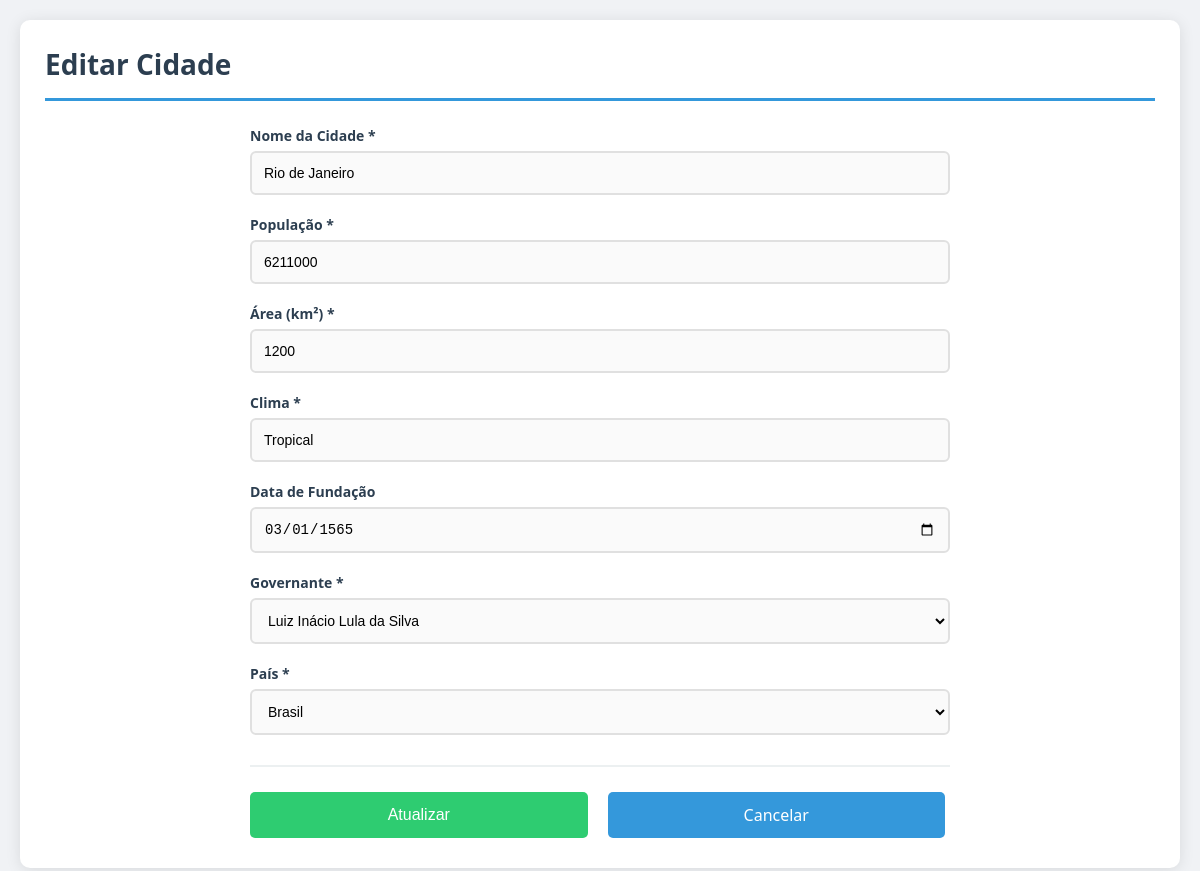
Page /cidades/editar.php?id=2 on the committed database.
### tables this page shows
CREATE TABLE Cidades(
	pk_cidade INT PRIMARY KEY AUTO_INCREMENT,
    nome VARCHAR(90) NOT NULL,
    populacao INT NOT NULL,
    area INT NOT NULL,
    clima VARCHAR(90) NOT NULL,
    dt_fundacao DATE,
    fk_governante INT NOT NULL,
    fk_pais INT NOT NULL,
    FOREIGN KEY (fk_governante) REFERENCES Governantes(pk_governante),
    FOREIGN KEY (fk_pais) REFERENCES Paises(pk_pais)
);

CREATE TABLE Governantes(
	pk_governante INT PRIMARY KEY AUTO_INCREMENT,
    nome VARCHAR(90) NOT NULL,
    partido_politico VARCHAR(90) NOT NULL,
    dt_nascimento DATE NOT NULL,
    idade TINYINT NOT NULL,
    dt_inicio_mandato DATE NOT NULL,
    dt_fim_mandato DATE NOT NULL
);

CREATE TABLE Paises(
	pk_pais INT PRIMARY KEY AUTO_INCREMENT,
	nome VARCHAR(90) NOT NULL UNIQUE,
    populacao BIGINT NOT NULL,
    area DECIMAL(15,2) NOT NULL,
    idioma VARCHAR(45) NOT NULL,
    clima VARCHAR(90) NOT NULL,
    regime_politico VARCHAR(90) NOT NULL,
    moeda VARCHAR(45) NOT NULL,
    fk_governante INT NOT NULL,
    fk_continente INT NOT NULL,
    FOREIGN KEY (fk_governante) REFERENCES Governantes(pk_governante),
    FOREIGN KEY (fk_continente) REFERENCES Continentes(pk_continente)
);

### cidades/editar.php (the view, shortened to what this page needs)
<?php
include '../config.php';
$id = isset($_GET['id']) ? $_GET['id'] : 0;
$stmt = $pdo->prepare("SELECT * FROM Cidades WHERE pk_cidade = ?");
$stmt->execute([$id]);
$cidade = $stmt->fetch();
$paises = $pdo->query("SELECT pk_pais, nome FROM Paises ORDER BY nome")->fetchAll();
$governantes = $pdo->query("SELECT pk_governante, nome FROM Governantes ORDER BY nome")->fetchAll();
?>
<!DOCTYPE html>
<html lang="pt-BR">
<head>
    <link rel="stylesheet" href="../style.css">
</head>
<body>
    <div class="container">
        <h1>Editar Cidade</h1>
        <form method="POST" onsubmit="return validarFormulario()">
            <div class="form-group">
                <label for="nome">Nome da Cidade *</label>
                <input type="text" id="nome" name="nome" value="<?= htmlspecialchars($cidade['nome']) ?>" required>
            </div>
            <div class="form-group">
                <label for="populacao">População *</label>
                <input type="number" id="populacao" name="populacao" value="<?= $cidade['populacao'] ?>" required>
            </div>
            <div class="form-group">
                <label for="area">Área (km²) *</label>
                <input type="number" id="area" name="area" value="<?= $cidade['area'] ?>" required>
            </div>
            <div class="form-group">
                <label for="clima">Clima *</label>
                <input type="text" id="clima" name="clima" value="<?= htmlspecialchars($cidade['clima']) ?>" required>
            </div>
            <div class="form-group">
                <label for="dt_fundacao">Data de Fundação</label>
                <input type="date" id="dt_fundacao" name="dt_fundacao" value="<?= $cidade['dt_fundacao'] ?>">
            </div>
            <div class="form-group">
                <label for="fk_governante">Governante *</label>
                <select id="fk_governante" name="fk_governante" required>
                    <?php foreach($governantes as $g): ?>
                        <option value="<?= $g['pk_governante'] ?>" <?= $g['pk_governante'] == $cidade['fk_governante'] ? 'selected' : '' ?>>
                            <?= htmlspecialchars($g['nome']) ?>
                        </option>
                    <?php endforeach; ?>
                </select>
            </div>
            <div class="form-group">
                <label for="fk_pais">País *</label>
                <select id="fk_pais" name="fk_pais" required>
                    <?php foreach($paises as $p): ?>
                        <option value="<?= $p['pk_pais'] ?>" <?= $p['pk_pais'] == $cidade['fk_pais'] ? 'selected' : '' ?>>
                            <?= htmlspecialchars($p['nome']) ?>
                        </option>
                    <?php endforeach; ?>
                </select>
            </div>
            <div class="form-actions">
                <button type="submit" class="btn btn-success">Atualizar</button>
                <a href="listar.php" class="btn">Cancelar</a>
            </div>
        </form>
    </div>
</body>
</html>

### style.css (style rules this page uses)
* { margin: 0; padding: 0; box-sizing: border-box; }
body { font-family: 'Segoe UI', Tahoma, Geneva, Verdana, sans-serif; background: #f0f2f5; padding: 20px; color: #333; }
.container { max-width: 1200px; margin: 0 auto; background: white; padding: 25px; border-radius: 10px; box-shadow: 0 2px 15px rgba(0, 0, 0, 0.1); }
h1 { color: #2c3e50; margin-bottom: 25px; padding-bottom: 15px; border-bottom: 3px solid #3498db; font-size: 28px; }
.btn { display: inline-block; padding: 10px 20px; margin: 5px 5px 5px 0; background: #3498db; color: white; text-decoration: none; border-radius: 5px; border: none; cursor: pointer; font-size: 14px; transition: all 0.3s ease; font-weight: 500; }
.btn-success { background: #2ecc71; }
form { max-width: 700px; margin: 0 auto; }
.form-group { margin-bottom: 20px; }
.form-group label { display: block; margin-bottom: 6px; font-weight: 600; color: #2c3e50; font-size: 14px; }
.form-group input, .form-group select, .form-group textarea { width: 100%; padding: 12px; border: 2px solid #e0e0e0; border-radius: 6px; font-size: 14px; transition: all 0.3s ease; background: #fafafa; }
.form-actions { display: flex; gap: 15px; margin-top: 30px; padding-top: 20px; border-top: 2px solid #ecf0f1; }
.form-actions .btn { flex: 1; text-align: center; padding: 12px; font-size: 16px; }

### rows in the picture
cidades: nome "Rio de Janeiro", populacao "6211000", area "1200", clima "Tropical", dt_fundacao "03/01/1565", fk_governante "Luiz Inácio Lula da Silva", fk_pais "Brasil"
